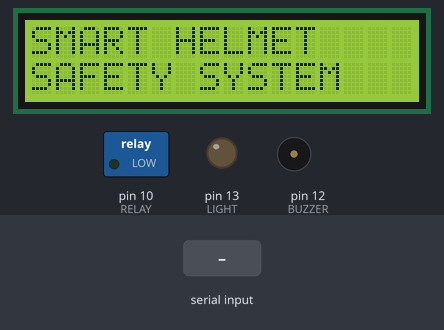
Simulated run of this sketch. Board: Arduino Uno, built with avr-gcc and run on an emulated ATmega328P. Parts: 16×2 character LCD, switched loads named in the sketch (green lamp = pin HIGH), output pins drawn as LEDs (lit = HIGH), buzzer (waves = sounding, pin HIGH). The inputs (shaded band) are chosen by the test bench.

Above: at 0.1 s.
3.8 s: "90,45\n" received over the second serial link
At 4.6 s:
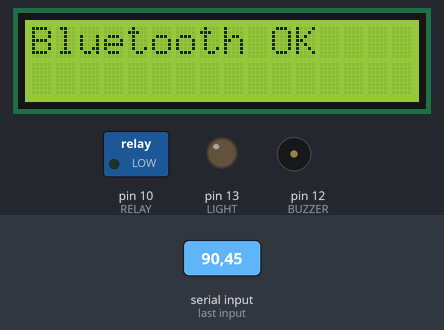
At 6.1 s:
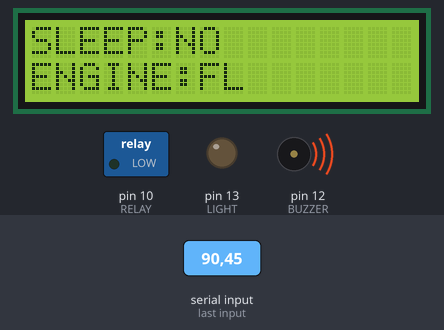
Timing chart, 0 to 15.8 s (numbered marks = the images above; inputs shaded):
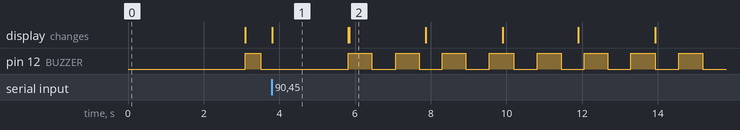

Measured:
- after the input at 3.8 s, pin 12 (BUZZER): alternates HIGH for 0.63 s and LOW for 0.62 s, starting after 2.0 s; the display: changes at once (image 1)
- what the display in image 1 shows lasts 2.0 s, from 3.8 s to 5.8 s

The sketch:

BIKE.ino
```cpp
//smart helmet code by ELECTROGENIX! (BIKE CODE)

#include <SoftwareSerial.h>
#include <LiquidCrystal_I2C.h>

SoftwareSerial bt(8, 9);
LiquidCrystal_I2C lcd(0x27, 16, 2);

#define RELAY   10
#define BUZZER  12
#define LIGHT   13

// States
#define SHOW_PROJECT   0
#define BT_CONNECTING  1
#define BT_CONNECTED   2
#define RUNNING        3
#define BT_FAILED      4

int systemState = SHOW_PROJECT;

// Data
bool helmet=false, alcohol=false, rain=false, fall=false, sleep=false;
int mqValue=0;

// Timers
unsigned long stateTimer=0, buzzerTimer=0, rainBuzzTimer=0, displayTimer=0;
bool buzzerState=false, rainBuzzActive=false, altDisplay=false;

void setup() {
  bt.begin(9600);
  Serial.begin(9600);

  pinMode(RELAY, OUTPUT);
  pinMode(BUZZER, OUTPUT);
  pinMode(LIGHT, OUTPUT);

  lcd.init();
  lcd.backlight();

  lcd.print("SMART HELMET");
  lcd.setCursor(0,1);
  lcd.print("SAFETY SYSTEM");

  stateTimer = millis();
}

void loop() {

  if (bt.available()) {
    String d = bt.readStringUntil('\n');
    parseData(d);

    if (systemState==BT_CONNECTING) {
      systemState=BT_CONNECTED;
      lcd.clear();
      lcd.print("Bluetooth OK");
      stateTimer=millis();
    }
  }

  switch(systemState) {

    case SHOW_PROJECT:
      if (millis()-stateTimer>3000) {
        lcd.clear();
        lcd.print("Connecting BT");
        systemState=BT_CONNECTING;
        stateTimer=millis();
      }
      break;

    case BT_CONNECTING:
      blinkBuzzer(400);
      engineOff();
      if (millis()-stateTimer>20000) {
        lcd.clear();
        lcd.print("BT FAILED");
        digitalWrite(BUZZER,HIGH);
        systemState=BT_FAILED;
      }
      break;

    case BT_CONNECTED:
      if (millis()-stateTimer>2000) {
        lcd.clear();
        systemState=RUNNING;
      }
      break;

    case RUNNING:
      handleRain();
      handleEngine();
      cycleDisplay();
      break;

    case BT_FAILED:
      engineOff();
      break;
  }
}

/************ PARSE ************/
void parseData(String d) {
  char h,a,r,f,l;
  int mq;
  if (sscanf(d.c_str(),"%c %c %c %c %c %d",&h,&a,&r,&f,&l,&mq)==6) {
    helmet=(h=='H');
    alcohol=(a=='A');
    rain=(r=='R');
    fall=(f=='F');
    sleep=(l=='L');
    mqValue=mq;
  }
}

/************ DISPLAY ************/
void cycleDisplay() {
  if (millis()-displayTimer>2000) {
    altDisplay=!altDisplay;
    displayTimer=millis();
  }

  if (!altDisplay) showMainLCD();
  else showSleepLCD();
}

void showMainLCD() {
  lcd.setCursor(0,0);
  lcd.print("H:");
  lcd.print(helmet?"Y":"N");
  lcd.print(" A:");
  lcd.print(alcohol?"Y":"N");
  lcd.print(" ");
  lcd.print(mqValue);

  lcd.setCursor(0,1);
  lcd.print("R:");
  lcd.print(rain?"Y":"N");
  lcd.print(" F:");
  lcd.print(fall?"Y":"N");
  lcd.print(" EN:");
  lcd.print((helmet&&!alcohol&&!fall&&!sleep)?"OK":"FL");
}

void showSleepLCD() {
  lcd.setCursor(0,0);
  lcd.print("SLEEP:");
  lcd.print(sleep?"YES                     ":"NO                ");
  lcd.setCursor(0,1);
  lcd.print("ENGINE:");
  lcd.print((helmet&&!alcohol&&!fall&&!sleep)?"OK            ":"FL                  ");
}

/************ ENGINE ************/
void handleEngine() {
  if (fall || alcohol || sleep) {
    digitalWrite(BUZZER,HIGH);
    engineOff();
    return;
  }
  if (!helmet) {
    blinkBuzzer(600);
    engineOff();
    return;
  }
  digitalWrite(BUZZER,LOW);
  digitalWrite(RELAY,HIGH);
}

/************ RAIN ************/
void handleRain() {
  if (rain && !rainBuzzActive) {
    rainBuzzActive=true;
    rainBuzzTimer=millis();
    digitalWrite(LIGHT,HIGH);
  }
  if (rainBuzzActive) {
    if (millis()-rainBuzzTimer<5000)
      digitalWrite(BUZZER,(millis()/300)%2);
    else rainBuzzActive=false;
  }
  if (!rain) digitalWrite(LIGHT,LOW);
}

void engineOff() {
  digitalWrite(RELAY,LOW);
}

void blinkBuzzer(unsigned long t) {
  if (millis()-buzzerTimer>t) {
    buzzerTimer=millis();
    buzzerState=!buzzerState;
    digitalWrite(BUZZER,buzzerState);
  }
}
```
